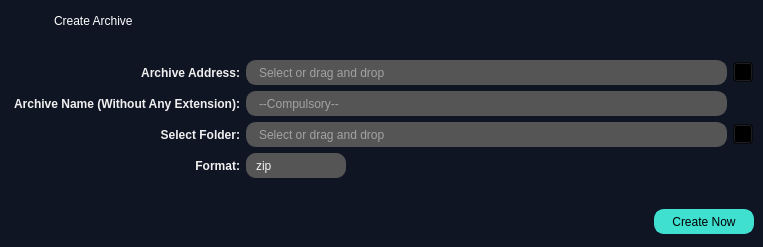
<?xml version="1.0" encoding="UTF-8"?>
<ui version="4.0">
 <class>MainWindow</class>
 <widget class="QMainWindow" name="MainWindow">
  <property name="geometry">
   <rect>
    <x>0</x>
    <y>0</y>
    <width>763</width>
    <height>247</height>
   </rect>
  </property>
  <property name="minimumSize">
   <size>
    <width>698</width>
    <height>150</height>
   </size>
  </property>
  <property name="maximumSize">
   <size>
    <width>16777215</width>
    <height>350</height>
   </size>
  </property>
  <property name="windowTitle">
   <string>ArchiveWindow</string>
  </property>
  <property name="styleSheet">
   <string notr="true">QPushButton{
	background-color:transparent;
}

QLabel{
	color:#F0F0F0;
	font:bold;
}

QLineEdit{
	background-color:#555555;
	border:1px solid #555555;
	border-radius:10px;
	padding-left:10px;
	color:#F0F0F0;
}

#rename_header{
	color:#40E0D0;
	font:24px;
	padding:0px;
}

#comboBox_format{
	background-color:#555555;
	color:#F0F0F0;
	border-radius:10px;
	padding-left:10px;
}

#comboBox_format QAbstractItemView::item{
	min-height:30px;
}

#comboBox_format::drop-down{
	border:none;
}

#comboBox_format::down-arrow{
	background-color:transparent;
	image:url(&quot;:/yeniÖnek/fifsot_icons/down_arrow_blue.png&quot;);
	width:12px;
	height:12px;
	padding-right:5px;
}

#comboBox_format::down-arrow:on{
	background-color:transparent;
	image:url(&quot;:/yeniÖnek/fifsot_icons/up_arrow_blue.png&quot;);
	width:12px;
	height:12px;
	padding-right:5px;
}

#comboBox_format QListView{
	background-color:#555555;
	selection-color:#000000;
	selection-background-color:#40E0D0;
	color:#F0F0F0;
	padding:5px;
}</string>
  </property>
  <widget class="QWidget" name="centralwidget">
   <property name="styleSheet">
    <string notr="true">#centralwidget{
	background-color:#101524;
}</string>
   </property>
   <layout class="QGridLayout" name="gridLayout">
    <property name="leftMargin">
     <number>0</number>
    </property>
    <property name="topMargin">
     <number>0</number>
    </property>
    <property name="rightMargin">
     <number>0</number>
    </property>
    <property name="bottomMargin">
     <number>0</number>
    </property>
    <property name="spacing">
     <number>6</number>
    </property>
    <item row="0" column="0">
     <widget class="QWidget" name="widget_frame" native="true">
      <property name="minimumSize">
       <size>
        <width>698</width>
        <height>42</height>
       </size>
      </property>
      <property name="maximumSize">
       <size>
        <width>16777215</width>
        <height>42</height>
       </size>
      </property>
      <property name="styleSheet">
       <string notr="true">QWidget[objectName=&quot;widget_frame&quot;]{
	background-color:#3B3B3B;
}

QPushButton{
	background-color:none;
	border-radius:0px;
}

QLabel{
	background-color:none;
	color:#FFFFFF;
}

#lbl_titlebar_text{
	font:12px;
}

#btn_close_window{
	icon:url(&quot;:/yeniÖnek/fifsot_icons/close_1_white.png&quot;);
}

#btn_close_window:hover{
	icon:url(&quot;:/yeniÖnek/fifsot_icons/close_1_red.png&quot;);
}

#btn_close_window:pressed{
	icon:url(&quot;:/yeniÖnek/fifsot_icons/close_1_white.png&quot;);
}</string>
      </property>
      <layout class="QHBoxLayout" name="horizontalLayout_7">
       <item>
        <widget class="QLabel" name="lbl_titlebar_icon">
         <property name="minimumSize">
          <size>
           <width>24</width>
           <height>24</height>
          </size>
         </property>
         <property name="maximumSize">
          <size>
           <width>24</width>
           <height>24</height>
          </size>
         </property>
         <property name="text">
          <string/>
         </property>
         <property name="pixmap">
          <pixmap resource="../deneme.qrc">:/yeniÖnek/fifsot_icons/F_Icon_1.png</pixmap>
         </property>
         <property name="scaledContents">
          <bool>true</bool>
         </property>
        </widget>
       </item>
       <item>
        <spacer name="horizontalSpacer_5">
         <property name="orientation">
          <enum>Qt::Horizontal</enum>
         </property>
         <property name="sizeType">
          <enum>QSizePolicy::Fixed</enum>
         </property>
         <property name="sizeHint" stdset="0">
          <size>
           <width>15</width>
           <height>20</height>
          </size>
         </property>
        </spacer>
       </item>
       <item>
        <widget class="QLabel" name="lbl_titlebar_text">
         <property name="minimumSize">
          <size>
           <width>0</width>
           <height>24</height>
          </size>
         </property>
         <property name="maximumSize">
          <size>
           <width>16777215</width>
           <height>24</height>
          </size>
         </property>
         <property name="text">
          <string>Create Archive</string>
         </property>
        </widget>
       </item>
       <item>
        <spacer name="horizontalSpacer_2">
         <property name="orientation">
          <enum>Qt::Horizontal</enum>
         </property>
         <property name="sizeHint" stdset="0">
          <size>
           <width>330</width>
           <height>20</height>
          </size>
         </property>
        </spacer>
       </item>
       <item>
        <widget class="QPushButton" name="btn_close_window">
         <property name="minimumSize">
          <size>
           <width>24</width>
           <height>24</height>
          </size>
         </property>
         <property name="maximumSize">
          <size>
           <width>24</width>
           <height>24</height>
          </size>
         </property>
         <property name="text">
          <string/>
         </property>
        </widget>
       </item>
      </layout>
     </widget>
    </item>
    <item row="1" column="0">
     <spacer name="verticalSpacer">
      <property name="orientation">
       <enum>Qt::Vertical</enum>
      </property>
      <property name="sizeHint" stdset="0">
       <size>
        <width>20</width>
        <height>40</height>
       </size>
      </property>
     </spacer>
    </item>
    <item row="2" column="0">
     <layout class="QVBoxLayout" name="verticalLayout_2">
      <property name="leftMargin">
       <number>10</number>
      </property>
      <property name="rightMargin">
       <number>10</number>
      </property>
      <item>
       <layout class="QHBoxLayout" name="horizontalLayout">
        <item>
         <widget class="QLabel" name="lbl_archiveAddress">
          <property name="minimumSize">
           <size>
            <width>230</width>
            <height>25</height>
           </size>
          </property>
          <property name="maximumSize">
           <size>
            <width>230</width>
            <height>25</height>
           </size>
          </property>
          <property name="text">
           <string>Archive Address:</string>
          </property>
          <property name="alignment">
           <set>Qt::AlignRight|Qt::AlignTrailing|Qt::AlignVCenter</set>
          </property>
         </widget>
        </item>
        <item>
         <widget class="QLineEdit" name="lineEdit_archiveAddress">
          <property name="minimumSize">
           <size>
            <width>280</width>
            <height>25</height>
           </size>
          </property>
          <property name="maximumSize">
           <size>
            <width>16777215</width>
            <height>25</height>
           </size>
          </property>
          <property name="text">
           <string/>
          </property>
          <property name="placeholderText">
           <string>Select or drag and drop</string>
          </property>
          <property name="clearButtonEnabled">
           <bool>true</bool>
          </property>
         </widget>
        </item>
        <item>
         <widget class="QPushButton" name="btn_openDialog_archiveAddress">
          <property name="minimumSize">
           <size>
            <width>20</width>
            <height>20</height>
           </size>
          </property>
          <property name="maximumSize">
           <size>
            <width>20</width>
            <height>20</height>
           </size>
          </property>
          <property name="text">
           <string/>
          </property>
          <property name="icon">
           <iconset resource="../deneme.qrc">
            <normaloff>:/yeniÖnek/fifsot_icons/open_file_dialog.png</normaloff>:/yeniÖnek/fifsot_icons/open_file_dialog.png</iconset>
          </property>
          <property name="iconSize">
           <size>
            <width>20</width>
            <height>20</height>
           </size>
          </property>
         </widget>
        </item>
       </layout>
      </item>
      <item>
       <layout class="QHBoxLayout" name="horizontalLayout_5">
        <item>
         <widget class="QLabel" name="lbl_archiveName">
          <property name="minimumSize">
           <size>
            <width>230</width>
            <height>25</height>
           </size>
          </property>
          <property name="maximumSize">
           <size>
            <width>230</width>
            <height>25</height>
           </size>
          </property>
          <property name="text">
           <string>Archive Name (Without Any Extension):</string>
          </property>
          <property name="alignment">
           <set>Qt::AlignRight|Qt::AlignTrailing|Qt::AlignVCenter</set>
          </property>
         </widget>
        </item>
        <item>
         <widget class="QLineEdit" name="lineEdit_archiveName">
          <property name="minimumSize">
           <size>
            <width>280</width>
            <height>25</height>
           </size>
          </property>
          <property name="maximumSize">
           <size>
            <width>16777215</width>
            <height>25</height>
           </size>
          </property>
          <property name="text">
           <string/>
          </property>
          <property name="placeholderText">
           <string>--Compulsory--</string>
          </property>
          <property name="clearButtonEnabled">
           <bool>true</bool>
          </property>
         </widget>
        </item>
        <item>
         <spacer name="horizontalSpacer_4">
          <property name="orientation">
           <enum>Qt::Horizontal</enum>
          </property>
          <property name="sizeType">
           <enum>QSizePolicy::Fixed</enum>
          </property>
          <property name="sizeHint" stdset="0">
           <size>
            <width>26</width>
            <height>20</height>
           </size>
          </property>
         </spacer>
        </item>
       </layout>
      </item>
      <item>
       <layout class="QHBoxLayout" name="horizontalLayout_2">
        <item>
         <widget class="QLabel" name="lbl_rootDirectory">
          <property name="minimumSize">
           <size>
            <width>230</width>
            <height>25</height>
           </size>
          </property>
          <property name="maximumSize">
           <size>
            <width>230</width>
            <height>25</height>
           </size>
          </property>
          <property name="text">
           <string>Select Folder:</string>
          </property>
          <property name="alignment">
           <set>Qt::AlignRight|Qt::AlignTrailing|Qt::AlignVCenter</set>
          </property>
         </widget>
        </item>
        <item>
         <widget class="QLineEdit" name="lineEdit_selectFolder">
          <property name="minimumSize">
           <size>
            <width>394</width>
            <height>25</height>
           </size>
          </property>
          <property name="maximumSize">
           <size>
            <width>16777215</width>
            <height>25</height>
           </size>
          </property>
          <property name="placeholderText">
           <string>Select or drag and drop</string>
          </property>
          <property name="clearButtonEnabled">
           <bool>true</bool>
          </property>
         </widget>
        </item>
        <item>
         <widget class="QPushButton" name="btn_openDialog_rootDirectory">
          <property name="minimumSize">
           <size>
            <width>20</width>
            <height>20</height>
           </size>
          </property>
          <property name="maximumSize">
           <size>
            <width>20</width>
            <height>20</height>
           </size>
          </property>
          <property name="text">
           <string/>
          </property>
          <property name="icon">
           <iconset resource="../deneme.qrc">
            <normaloff>:/yeniÖnek/fifsot_icons/open_file_dialog.png</normaloff>:/yeniÖnek/fifsot_icons/open_file_dialog.png</iconset>
          </property>
          <property name="iconSize">
           <size>
            <width>20</width>
            <height>20</height>
           </size>
          </property>
         </widget>
        </item>
       </layout>
      </item>
      <item>
       <layout class="QHBoxLayout" name="horizontalLayout_4">
        <item>
         <widget class="QLabel" name="lbl_format">
          <property name="minimumSize">
           <size>
            <width>230</width>
            <height>25</height>
           </size>
          </property>
          <property name="maximumSize">
           <size>
            <width>230</width>
            <height>25</height>
           </size>
          </property>
          <property name="text">
           <string>Format:</string>
          </property>
          <property name="alignment">
           <set>Qt::AlignRight|Qt::AlignTrailing|Qt::AlignVCenter</set>
          </property>
         </widget>
        </item>
        <item>
         <widget class="QComboBox" name="comboBox_format">
          <property name="minimumSize">
           <size>
            <width>100</width>
            <height>25</height>
           </size>
          </property>
          <property name="maximumSize">
           <size>
            <width>100</width>
            <height>25</height>
           </size>
          </property>
          <item>
           <property name="text">
            <string>zip</string>
           </property>
          </item>
          <item>
           <property name="text">
            <string>tar</string>
           </property>
          </item>
          <item>
           <property name="text">
            <string>gztar</string>
           </property>
          </item>
          <item>
           <property name="text">
            <string>bztar</string>
           </property>
          </item>
          <item>
           <property name="text">
            <string>xztar</string>
           </property>
          </item>
         </widget>
        </item>
        <item>
         <spacer name="horizontalSpacer">
          <property name="orientation">
           <enum>Qt::Horizontal</enum>
          </property>
          <property name="sizeHint" stdset="0">
           <size>
            <width>40</width>
            <height>20</height>
           </size>
          </property>
         </spacer>
        </item>
       </layout>
      </item>
     </layout>
    </item>
    <item row="4" column="0">
     <widget class="QWidget" name="widget_btn_container" native="true">
      <property name="minimumSize">
       <size>
        <width>698</width>
        <height>50</height>
       </size>
      </property>
      <property name="maximumSize">
       <size>
        <width>16777215</width>
        <height>50</height>
       </size>
      </property>
      <property name="styleSheet">
       <string notr="true">QWidget[objectName=&quot;widget_btn_container&quot;]{
	background-color:#3B3B3B;
}

QPushButton{
	background-color:#40E0D0;
	border:2px solid #40E0D0;
	border-radius:10px;
}

QPushButton:hover{
	border:2px solid #2BA699;
}

QPushButton:pressed{
	color:#555555;
}</string>
      </property>
      <layout class="QHBoxLayout" name="horizontalLayout_11">
       <item>
        <spacer name="horizontalSpacer_3">
         <property name="orientation">
          <enum>Qt::Horizontal</enum>
         </property>
         <property name="sizeHint" stdset="0">
          <size>
           <width>303</width>
           <height>20</height>
          </size>
         </property>
        </spacer>
       </item>
       <item>
        <widget class="QPushButton" name="btn_create">
         <property name="minimumSize">
          <size>
           <width>100</width>
           <height>25</height>
          </size>
         </property>
         <property name="maximumSize">
          <size>
           <width>100</width>
           <height>25</height>
          </size>
         </property>
         <property name="text">
          <string>Create Now</string>
         </property>
        </widget>
       </item>
      </layout>
     </widget>
    </item>
    <item row="3" column="0">
     <spacer name="verticalSpacer_2">
      <property name="orientation">
       <enum>Qt::Vertical</enum>
      </property>
      <property name="sizeHint" stdset="0">
       <size>
        <width>20</width>
        <height>40</height>
       </size>
      </property>
     </spacer>
    </item>
   </layout>
  </widget>
 </widget>
 <resources>
  <include location="../deneme.qrc"/>
 </resources>
 <connections/>
</ui>
